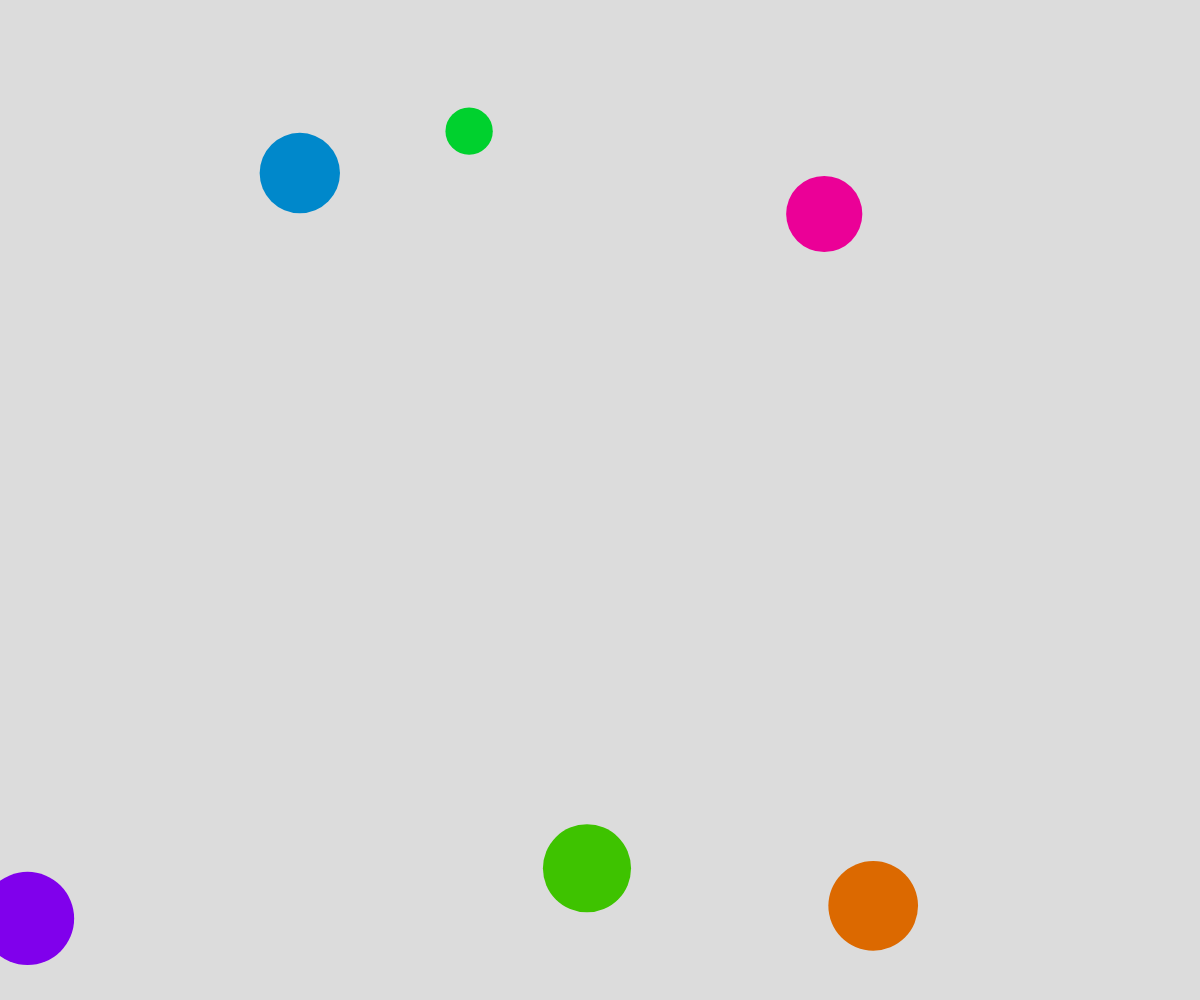
Frame 1 (no input)
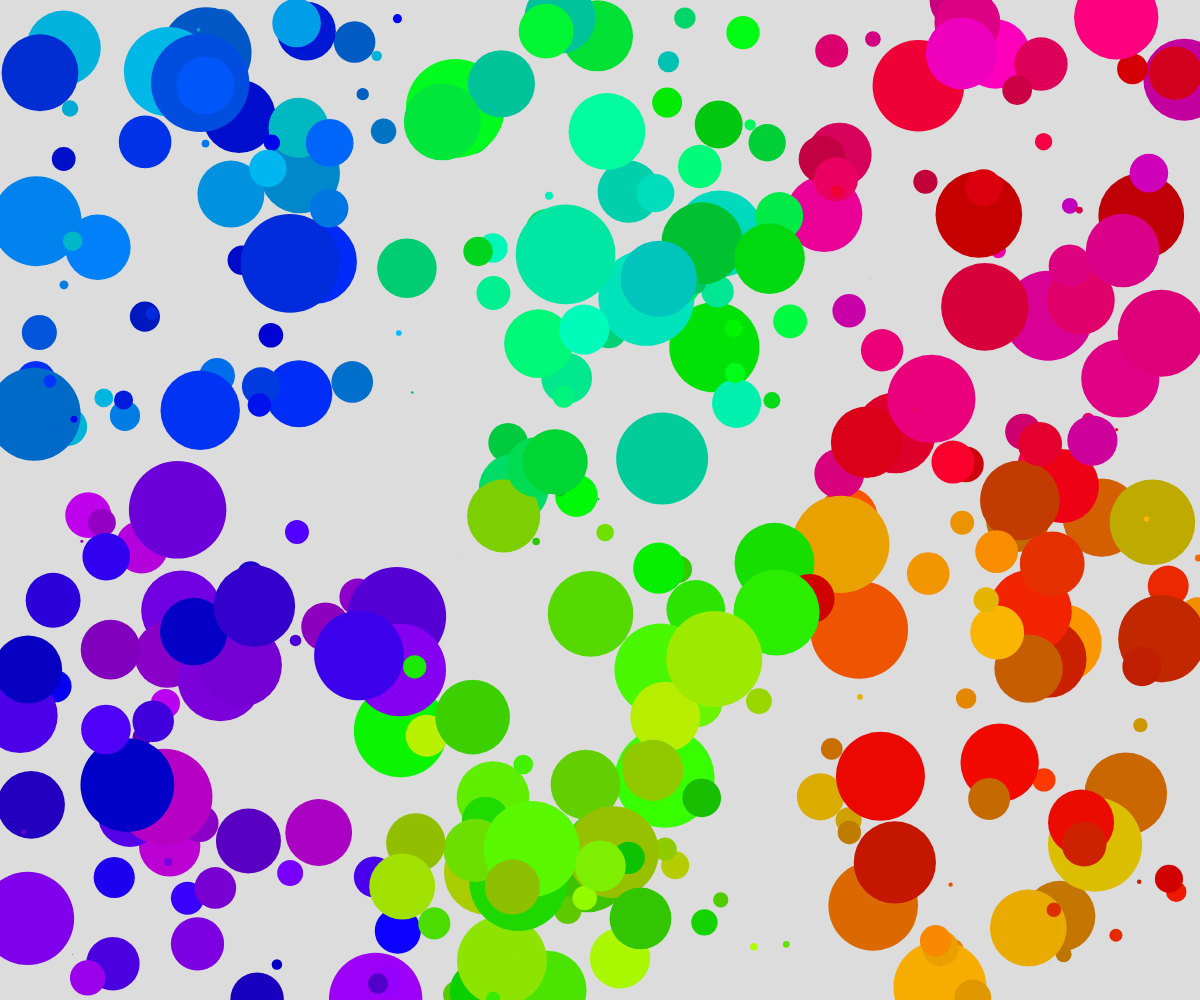
Frame 60 (no input)
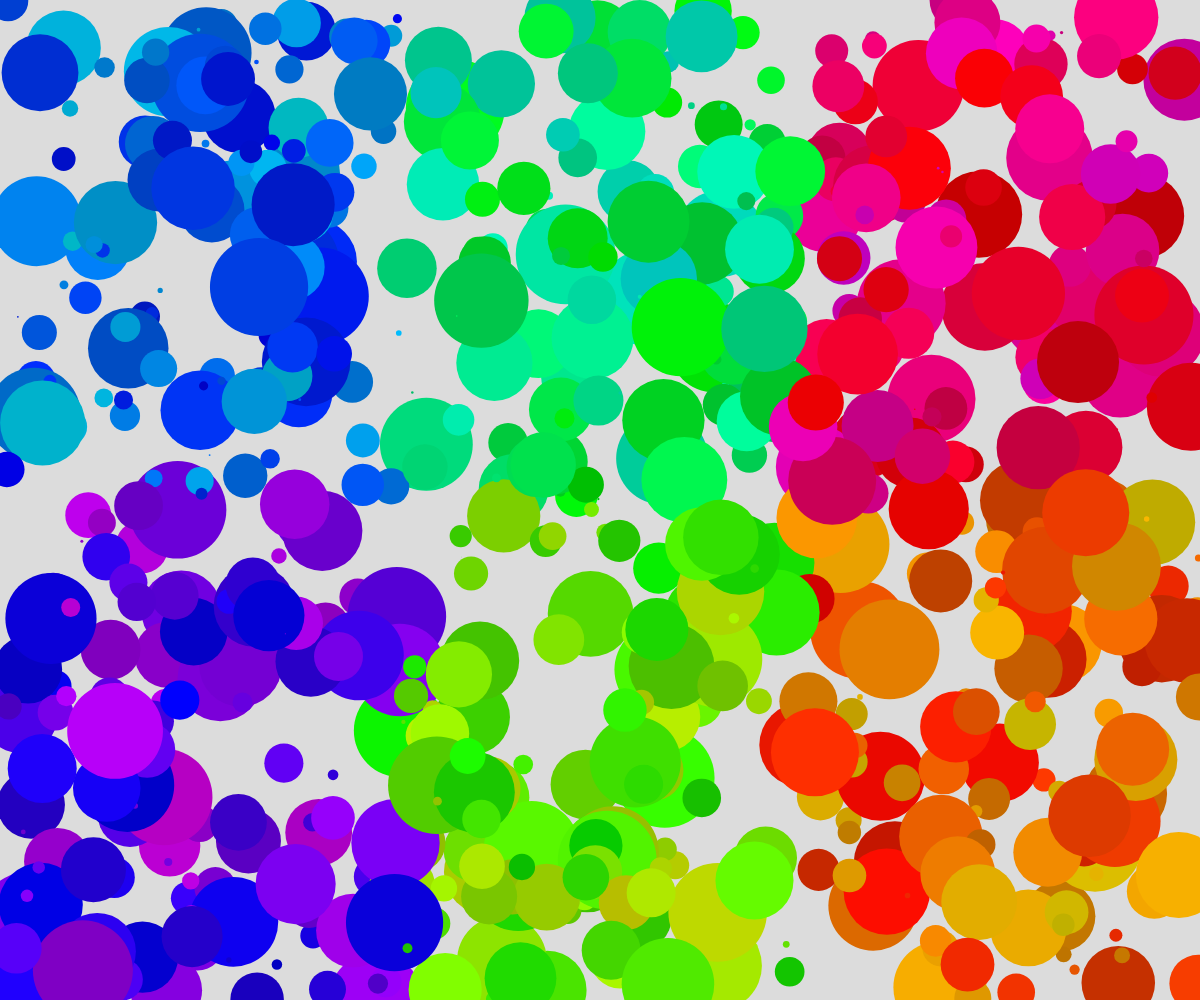
Frame 120 (the mouse pressed at the canvas centre since frame 60)

The p5.js sketch that drew these frames (run headless with seeded random() and noise() and a simulated clock; from frame 60 on, the mouse is pressed at the canvas centre):

// p5.js sketch
// ── sketch.js
var x=190;
function setup() {
  createCanvas(windowWidth,windowHeight);
  background(220);
}

function draw() {
    noStroke();
  fill(0,random(0,x),random(x,255));
  ellipse(random(0,windowWidth/3),random(0,windowHeight/2),random(0,100));
  
   fill(0,random(x,255),random(0,x));
  ellipse(random(windowWidth/3,windowWidth*2/3),random(0,windowHeight/2),random(0,100));
  
    fill(random(x,255),0,random(0,x));
  ellipse(random(windowWidth*2/3,windowWidth),random(0,windowHeight/2),random(0,100));

  fill(random(0,x),0,random(x,255));
  ellipse(random(0,windowWidth/3),random(windowHeight/2,windowHeight),random(0,100)); 

  fill(random(0,x),random(x,255),0);
  ellipse(random(windowWidth/3,windowWidth*2/3),random(windowHeight/2,windowHeight),random(0,100));
  
    fill(random(x,255),random(0,x),0);
  ellipse(random(windowWidth*2/3,windowWidth),random(windowHeight/2,windowHeight),random(0,100));
}
